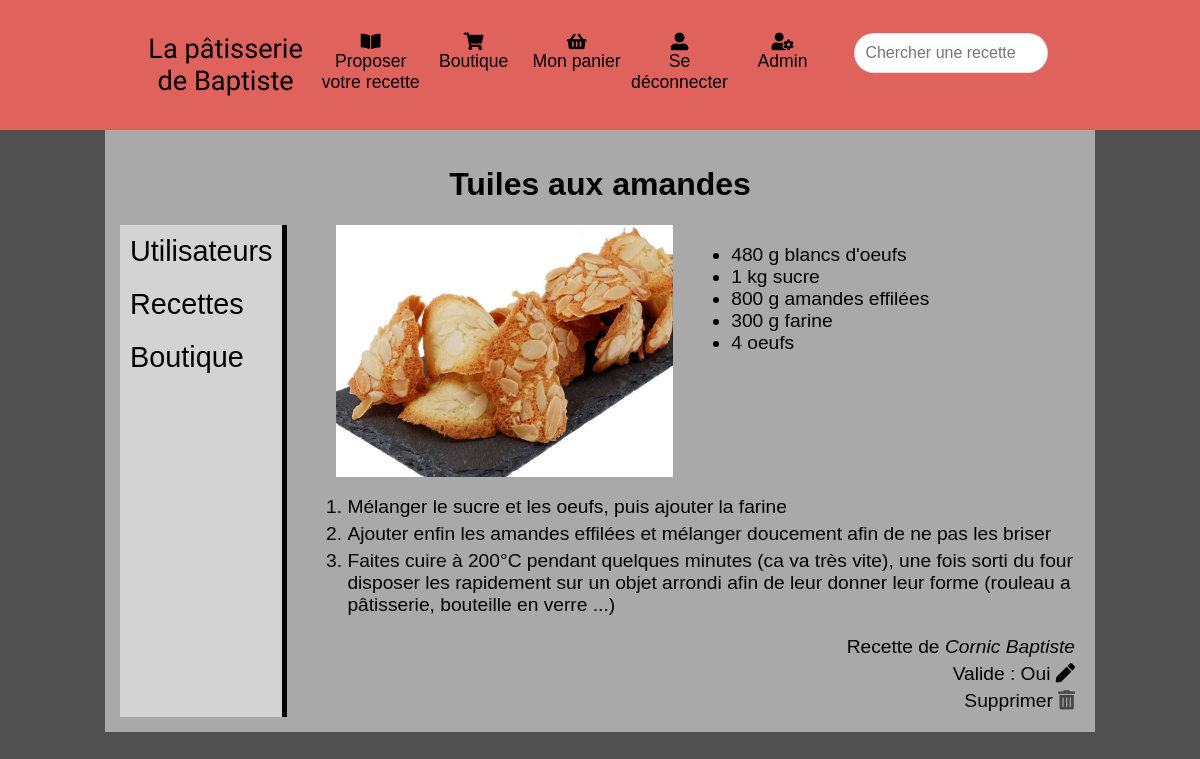
The app's page /adminRecipe.php?id=61 (signed in) with its own data.
### tables this page shows
CREATE TABLE `recipes` (
  `id` int(11) NOT NULL,
  `recipe_name` varchar(255) NOT NULL,
  `picture` varchar(255) NOT NULL,
  `validate` tinyint(1) NOT NULL,
  `user_id` int(11) NOT NULL
);

CREATE TABLE `ingredients` (
  `ingredient_id` int(11) NOT NULL,
  `ingredient_name` varchar(255) NOT NULL,
  `quantity` varchar(15) NOT NULL,
  `unit` varchar(25) NOT NULL,
  `recipe_id` int(11) NOT NULL
);

CREATE TABLE `directions` (
  `step_order` int(11) NOT NULL,
  `recipe_id` int(11) NOT NULL,
  `step` mediumtext NOT NULL
);

CREATE TABLE `users` (
  `id` int(11) NOT NULL,
  `lastname` varchar(100) NOT NULL,
  `firstname` varchar(100) NOT NULL,
  `address` varchar(255) NOT NULL,
  `city` varchar(100) NOT NULL,
  `zip_code` varchar(5) NOT NULL,
  `country` varchar(255) NOT NULL,
  `phone` varchar(16) NOT NULL,
  `inscription_date` date NOT NULL,
  `email` varchar(100) NOT NULL,
  `password` varchar(64) NOT NULL,
  `admin` tinyint(1) NOT NULL
);

### adminRecipe.php (called while the page is built, shortened)
<?php
require_once('application/models/RecipeModel.php');
$id = $_GET['id'];
$model = new RecipeModel();
$recipe = $model->getOneRecipe([$id]);
require_once('application/views/adminRecipe.phtml');

### application/models/SQLModel.php (called while the page is built)
<?php
    class SQLModel
    {
        public function getDatabase()
        {
            $pdo = new PDO('mysql:host=localhost;dbname=mes recettes;charset=utf8mb4; ','root','');
            return $pdo;
        }
    }
?>

### application/models/RecipeModel.php (called while the page is built, shortened)
<?php
require('SQLModel.php');
class RecipeModel
{
    protected $pdo;
    public function __construct()
    {
        $model = new SQLModel();
        $this->pdo = $model->getDatabase();
    }
    public function getIngredientsFor($id)
    {
        $sql = 'SELECT ingredient_name, quantity, unit, recipe_id
                FROM ingredients
                WHERE recipe_id = ?';
        $query = $this->pdo->prepare($sql);
        $query->execute($id);
        $ingredients = $query->fetchAll(PDO::FETCH_ASSOC);
        return $ingredients;
    }
    public function getDirectionsFor($id)
    {
        $sql = 'SELECT recipe_id, step
                FROM directions
                WHERE recipe_id = ?';
        $query = $this->pdo->prepare($sql);
        $query->execute($id);
        $directions = $query->fetchAll(PDO::FETCH_ASSOC);
        return $directions;
    }
    public function getOneRecipe($id)
    {
        $sql = 'SELECT recipes.id, recipes.recipe_name, recipes.picture, recipes.validate, recipes.user_id,
                        users.id, users.lastname, users.firstname
                FROM recipes
                INNER JOIN users
                ON users.id = recipes.user_id
                WHERE recipes.id = ?';
        $query = $this->pdo->prepare($sql);
        $query->execute($id);
        $info = $query->fetch(PDO::FETCH_ASSOC);
        $model = new RecipeModel();
        $ingredients = $model->getIngredientsFor($id);
        $model = new RecipeModel();
        $directions = $model->getDirectionsFor($id);
        $recipe= [];
        array_push($recipe, $info, $ingredients, $directions);
        return $recipe;
    }
}

### application/views/adminRecipe.phtml (the view)
<!DOCTYPE html>
<html lang="fr">
    <head>
       <?php include 'templates/head.phtml'; ?>
    </head>
    <body>
        <header>
            <?php  include 'templates/header.phtml'; ?>
        </header>
        <main>
            <h1><?= ucfirst(htmlspecialchars($recipe[0]['recipe_name'])) ?></h1>
            <section class="admin_section">
                <aside class="admin_aside">
                    <?php include 'templates/admin_aside.phtml'; ?>
                </aside>
                <div class="admin_recipes">
                    <div class="img_ingredients">
                        <div class="recipe_left">
                            <img class="recipe_img" src="application/views/images/recipe/<?= htmlspecialchars($recipe[0]['picture']) ?>"></img>
                        </div>
                        <div class="recipe_right">
                            <ul>
                                <?php foreach($recipe[1] as $ingredient): ?>
                                <li>
                                    <?php if($ingredient['quantity'] > 0): echo  htmlspecialchars($ingredient['quantity']); endif;?>
                                    <?= htmlspecialchars($ingredient['unit']) ?>
                                    <?= htmlspecialchars(ucfirst($ingredient['ingredient_name'])) ?>
                                </li>
                                <?php endforeach; ?>
                            </ul>
                        </div>
                    </div>
                    <div class="recipe_bottom">
                        <ol>
                            <?php foreach($recipe[2] as $step): ?>
                                <li><?= htmlspecialchars(ucfirst ($step['step'])) ?></li>
                            <?php endforeach; ?>
                        </ol>
                        <p>Recette de <em><?= htmlspecialchars(ucwords($recipe[0]['lastname'])) ?> <?= htmlspecialchars(ucwords($recipe[0]['firstname'])) ?></em></p>
                        <a href="recipeUpdate.php?id=<?= $id ?>">
                            <p>Valide : <?php if($recipe[0]['validate']== true): echo 'Oui'; else: echo 'Non'; endif; ?>
                            <i class="fas fa-pen"></i>
                            </p>
                        </a>
                        <p><a href="deleteRecipe.php?id=<?= $id ?>">Supprimer <i class="fas fa-trash-alt"></i></a></p>
                    </div>
                </div>
            </section>
        </main>
    </body>
</html>

### application/views/css/style.css (style rules this page uses)
body { background:#525151; margin:0; }
p { margin:0; }
main { width:80%; margin:auto; background:darkgray; padding: 15px; font-family:Calibri, sans-serif; }
h1 { text-align:center; }
section { min-height: 300px; }
header { background:#e0625c; height:100px; display:flex; padding:15px; }
a { text-decoration:none; color:black; }
.fa-trash-alt { margin:auto; cursor: pointer; color:#484848; }
.admin_section { display:flex; }
.admin_aside { max-width:170px; border-right:solid black 5px; font-size:1.8em; background:lightgrey; margin-right:15px; }
.admin_recipes, .admin_shop { width: 100%; margin:auto; font-size: 1.2em; }
.recipe_left { display: flex; width: 50%; }
.recipe_img { margin: auto; width: 90%; max-height: 350px; }
.img_ingredients { display:flex; margin: auto 15px; }
.recipe_bottom ol li { margin:5px; }
.admin_recipes p { margin:5px; text-align:right; }

### records on screen
recipes: recipe_name "Tuiles aux amandes", picture (picture), user.lastname "Cornic", user.firstname "Baptiste"
ingredients: quantity "480", unit "g", ingredient_name "blancs d'oeufs"
ingredients: quantity "1", unit "kg", ingredient_name "sucre"
ingredients: quantity "800", unit "g", ingredient_name "amandes effilées"
ingredients: quantity "300", unit "g", ingredient_name "farine"
ingredients: quantity "4", ingredient_name "oeufs"
directions: step "Mélanger le sucre et les oeufs, puis ajouter la farine"
directions: step "Ajouter enfin les amandes effilées et mélanger doucement afin de ne pas les briser"
directions: step "Faites cuire à 200°C pendant quelques minutes (ca va très vite), une fois sorti du four disposer les rapidement sur un objet arrondi afin de leur donner leur forme (rouleau a pâtisserie, bouteille en verre ...)"
